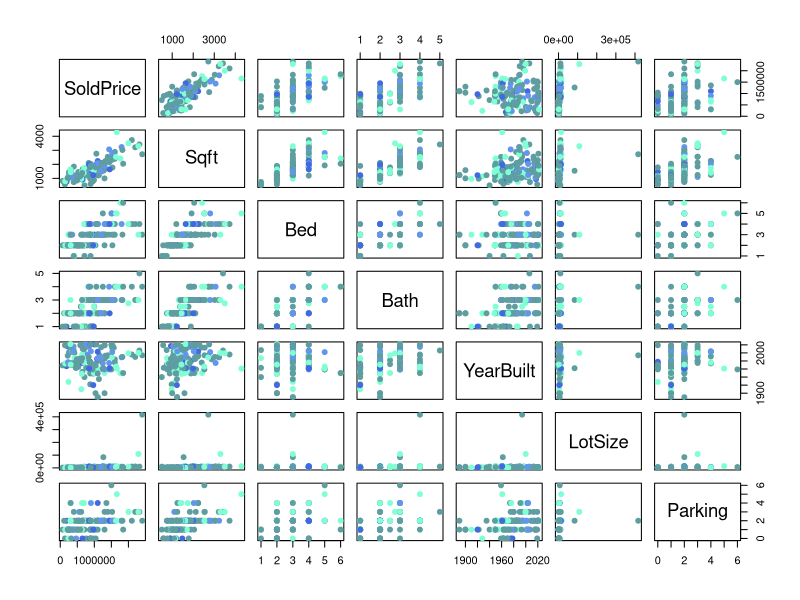
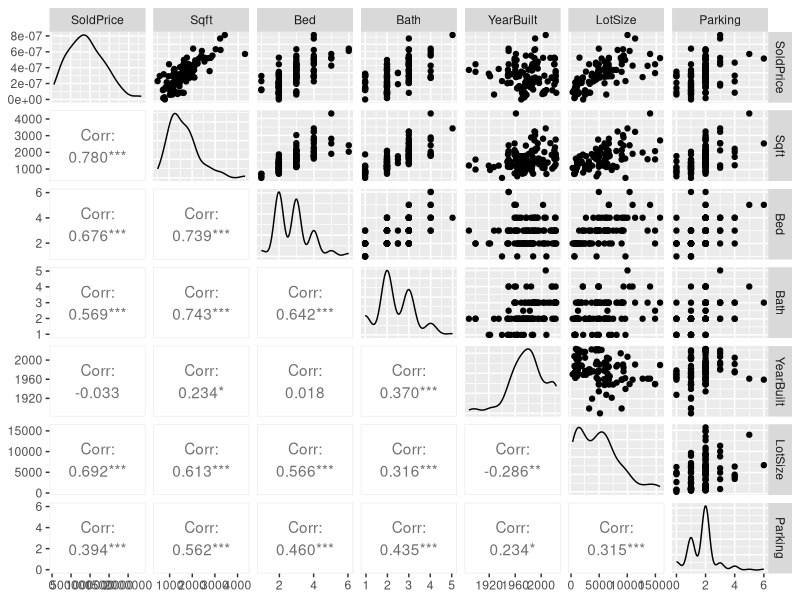
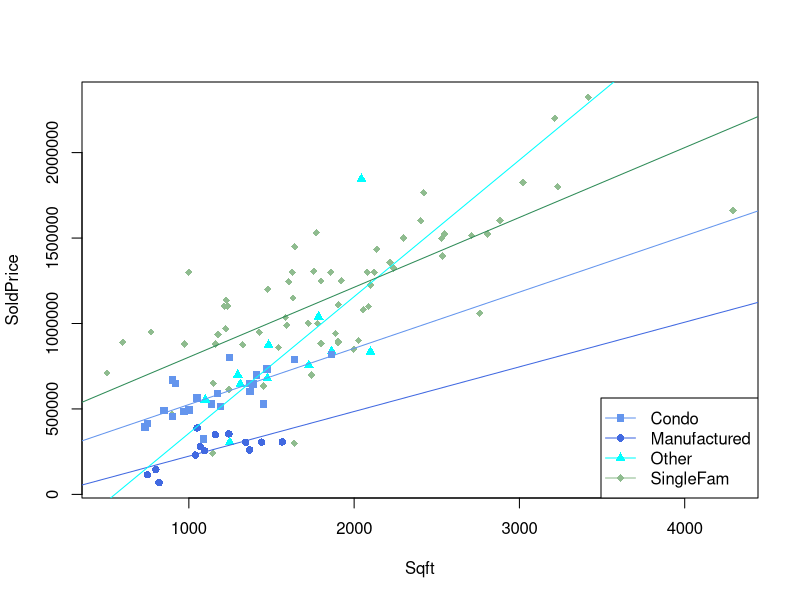
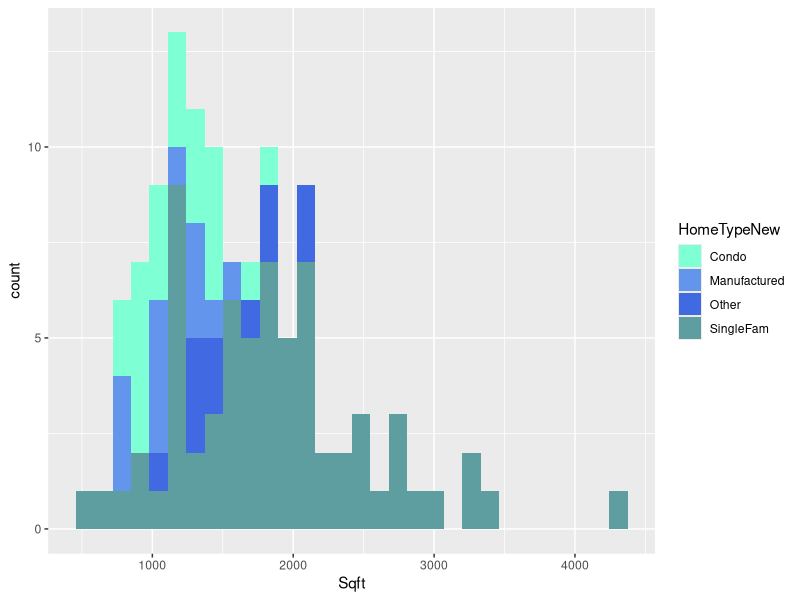
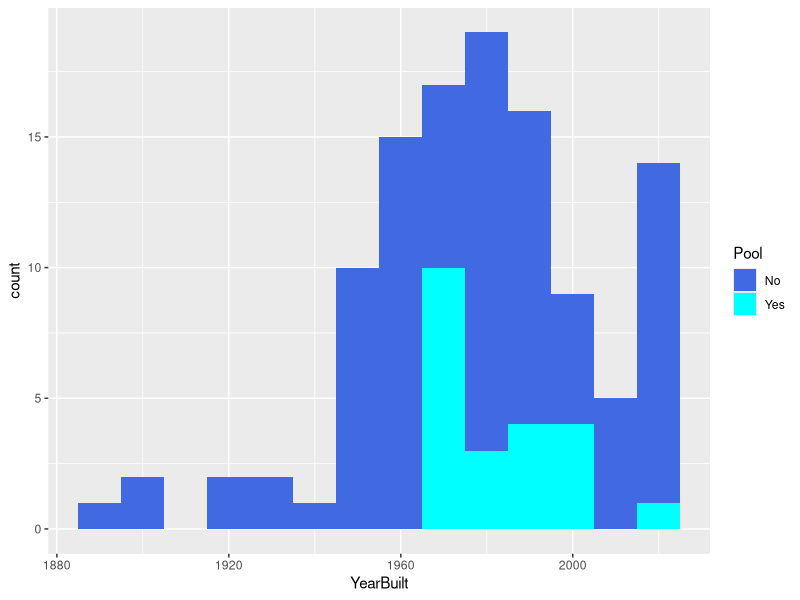
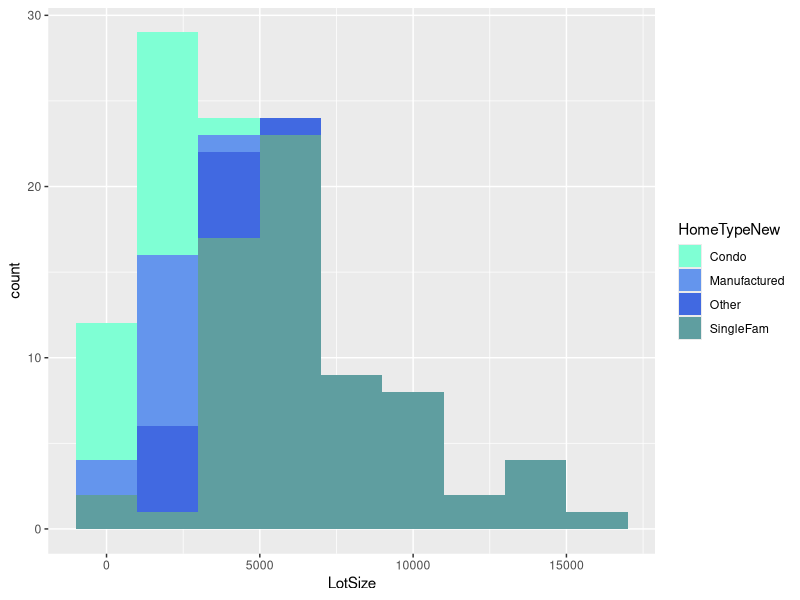
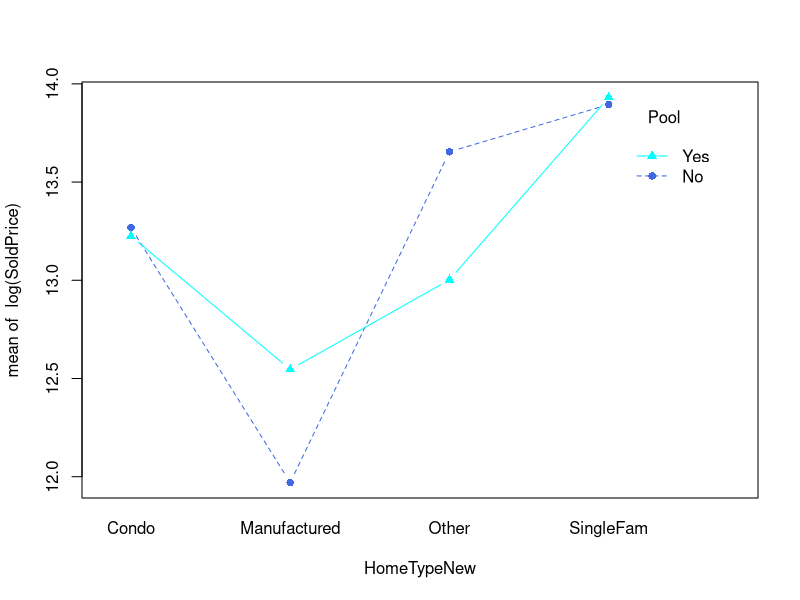

Write the R code that produced these figures, in order. (Note: this script raises an error after producing the figures.)
## ---- chunk 1
knitr::opts_chunk$set(echo = TRUE)
## ---- chunk 2
library(tidyverse)
library(readxl)
library(leaps)
library(car)
library(scatterplot3d)
library(GGally)
library('lmtest')
## ---- chunk 3
realestate <- read_excel("SLO_Real_Estate_Feb-Apr2022.xlsx")

realestate_clean <- realestate %>%
  filter(LotSize != 416869 & LotSize != 108900 & LotSize != 84071)

realestate_clean <- realestate_clean %>%
  mutate(HomeTypeNew = 
           case_when(HomeType == "Condominium" ~ "Condo", 
             HomeType == "SingleFamilyResidence" ~ "SingleFam",
             HomeType == "ManufacturedHome" ~ "Manufactured",
             TRUE ~ "Other")) 

realestate_clean$Cooling = factor(realestate_clean$Cooling)
realestate_clean$Heating = factor(realestate_clean$Heating)
realestate_clean$HomeType = factor(realestate_clean$HomeType)
realestate_clean$Pool = factor(realestate_clean$Pool)
## ---- chunk 4
n <- 141
numtrain = ceiling(.8*n)
set.seed(678)
train_ind = sample(n, numtrain)
traindata = realestate_clean[train_ind, ]
testdata = realestate_clean[-train_ind, ]
set.seed(NULL)
## ---- chunk 5
# Matrix Scatterplot (outliers not removed)
pairs(SoldPrice ~ Sqft + Bed + Bath + YearBuilt + LotSize + Parking, data = realestate, 
      col = c('aquamarine', 'cornflowerblue','royalblue', 'cadetblue', 'cyan', 
              'darkblue', 'deepskyblue', 'darkseagreen', 'darkseagreen1')[factor(realestate_clean$HomeTypeNew)], 
      pch = 19)
## ---- chunk 6
# Correlation Matrix (outliers not removed)
cor(realestate[,c(1, 2, 3, 4, 5, 6, 7)])
## ---- chunk 7
# Matrix Scatterplot with ggpairs()
ggpairs(traindata[,-c(8:12)], 
        upper=list(continuous='points'),
        lower=list(continuous='cor',combo='blank',discrete='blank'))
## ---- chunk 8
# Interaction Plot Between Sold Price and Square Footage (Home Type)
traindata$HomeTypeNew = factor(traindata$HomeTypeNew)
fit_interaction = lm(SoldPrice~Sqft*HomeTypeNew, data=traindata)
summary(fit_interaction)

plot(SoldPrice ~ Sqft, data = traindata, 
     col = c('cornflowerblue','royalblue','cyan', 'darkseagreen')[HomeTypeNew], 
     pch = c(15, 16, 17, 18)[HomeTypeNew])
legend('bottomright',legend=levels(traindata$HomeTypeNew), 
       pch = c(15, 16, 17, 18), 
       col = c('cornflowerblue','royalblue','cyan', 'darkseagreen'), 
       lty = 1)
coeff = fit_interaction$coeff
abline(coeff[1], coeff[2], col='cornflowerblue')
abline(coeff[1] + coeff[3], coeff[2] + coeff[6], col = 'royalblue') 
abline(coeff[1] + coeff[4], coeff[2] + coeff[7], col = 'cyan') 
abline(coeff[1] + coeff[5], coeff[2] + coeff[8], col = 'seagreen') 
## ---- chunk 9
# Histograms of Quantitative Variables 
traindata %>%
  ggplot(aes(x = Sqft, fill = HomeTypeNew)) +
  geom_histogram() +
  scale_fill_manual(values = c('aquamarine', 'cornflowerblue','royalblue', 'cadetblue', 'cyan', 
                               'darkblue', 'deepskyblue', 'darkseagreen', 'darkseagreen1'))

traindata %>%
  ggplot(aes(x = YearBuilt, fill = Pool)) +
  geom_histogram(binwidth = 10) +
  scale_fill_manual(values = c('royalblue', 'cyan'))

traindata %>%
  ggplot(aes(x = LotSize, fill = HomeTypeNew)) +
  geom_histogram(binwidth = 2000) +
  scale_fill_manual(values = c('aquamarine', 'cornflowerblue','royalblue', 'cadetblue', 'cyan', 
                               'darkblue', 'deepskyblue', 'darkseagreen', 'darkseagreen1'))
## ---- chunk 10
# Interaction Plot Between Home Type and Pool
traindata$Pool=factor(traindata$Pool)
with(traindata, interaction.plot(HomeTypeNew, Pool, log(SoldPrice), type = 'b', 
                                 col = c('royalblue','cyan'), 
                                 pch = c(16, 17)))
## ---- chunk 11
# 3D Scatterplot 
s3d <- scatterplot3d(traindata2$Sqft, y=traindata2$SoldPrice, z=traindata2$LotSize,
                     xlab = "Square Footage (sqft)",
                     ylab = "Sold Price (Dollars)",
                     zlab = "Lot Size (sqft)", 
                     angle=55, pch = 16)
# Add regression plane
my.lm <- lm(traindata2$Sqft ~ traindata2$SoldPrice + traindata2$LotSize)
s3d$plane3d(my.lm)
## ---- chunk 12
traindataNew <- traindata %>%
  select(-HomeType)

full.model <- lm(SoldPrice~., data = traindataNew)

best.sub <- summary(regsubsets(formula(full.model), data=traindata, method = "exhaustive", nbest = 2))
## ---- chunk 13
n = nrow(traindata)
p<-c(2,2,3,3,4,4,5,5,6,6,7,7,8,8,9,9) 

SSE<-best.sub$rss             #SSE 
s<-sqrt(SSE/(n-p))            #s
Rsq<-best.sub$rsq             #R-squared 
Rsq.adj<-best.sub$adjr2       #R-squared adjusted
BIC<-n*log(SSE/n) + p*log(n)  #BIC
AIC<- n*log(SSE/n) + 2*p      #AIC
Cp<-best.sub$cp               #Mallow's Cp
bs<- data.frame(best.sub$outmat, p=p, Cp, AIC, BIC, Rsq, Rsq.adj, s) %>%
  arrange(BIC)
## ---- chunk 14
plot(resid(lm(I(sqrt(SoldPrice))~Sqft + HomeTypeNew, data = traindata))~resid(lm(LotSize ~ YearBuilt + Sqft + HomeTypeNew, data = traindata)))
## ---- chunk 15
fit.one <- lm(SoldPrice ~ Sqft + LotSize + HomeTypeNew, data  = traindata)

plot(fit.one)
## ---- chunk 16
boxCox(lm(SoldPrice~Sqft+LotSize+HomeTypeNew, data = traindata))
## ---- chunk 17
fit.two <- lm(I(sqrt(SoldPrice)) ~ Sqft + LotSize + HomeTypeNew, data  = traindata)

plot(fit.two)
## ---- chunk 18
full.model2 <- lm(I(sqrt(SoldPrice))~., data = traindataNew)

best.sub2 <- summary(regsubsets(formula(full.model2), data=traindata, method = "exhaustive", nbest = 2))
## ---- chunk 19
n = nrow(traindata)
p<-c(2,2,3,3,4,4,5,5,6,6,7,7,8,8,9,9) 

SSE<-best.sub2$rss             #SSE 
s<-sqrt(SSE/(n-p))             #s
Rsq<-best.sub2$rsq             #R-squared 
Rsq.adj<-best.sub2$adjr2       #R-squared adjusted
BIC<-n*log(SSE/n) + p*log(n)   #BIC
AIC<- n*log(SSE/n) + 2*p       #AIC
Cp<-best.sub2$cp               #Mallow's Cp
bs2<- data.frame(best.sub2$outmat, p=p, Cp, AIC, BIC, Rsq, Rsq.adj, s) %>%
  arrange(BIC)
## ---- chunk 20
final_model = lm(I(sqrt(SoldPrice)) ~ Sqft + YearBuilt + HomeTypeNew, data = traindata)

par(mfrow=c(2,2)) #plot in 2 by 2 grid   
plot(final_model)

plot(resid(final_model) ~ log(SoldPrice), data=traindata, ylab='Residuals', xlab='log(SoldPrice)')
abline(h=0,lty=2)

plot(resid(final_model) ~ resid(lm(YearBuilt~Sqft+HomeTypeNew, data = traindata)), ylab='Residuals', xlab='YearBuilt')
abline(h=0,lty=2)

plot(resid(final_model) ~ HomeTypeNew, data=traindata, ylab='Residuals', xlab='HomeTypeNew')
abline(h=0,lty=2)

hist(resid(final_model), main='', xlab='Residuals')

shapiro.test(resid(final_model))
bptest(final_model)
## ---- chunk 21
summary(final_model)
vif(final_model)
